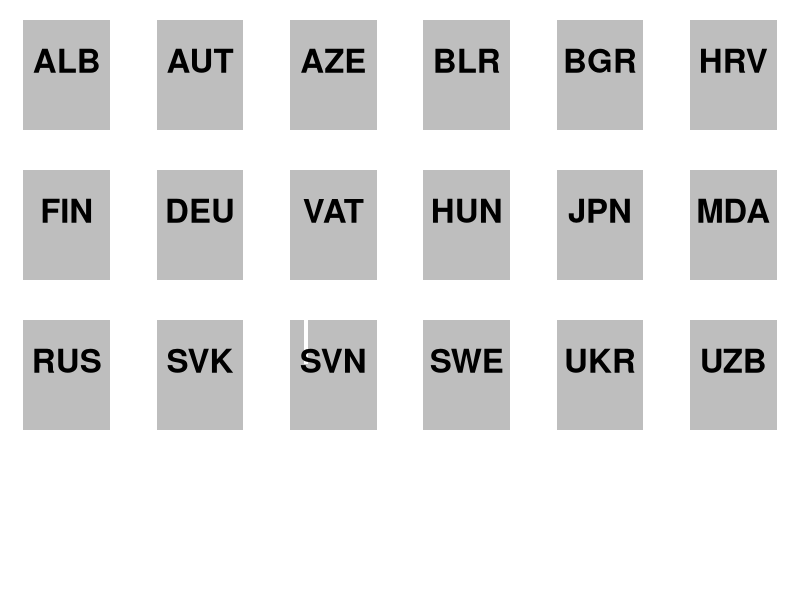

Source code (R): (Note: this script raises an error after producing the figure.)
## ---- chunk 1
knitr::opts_chunk$set(echo = TRUE)
## ---- chunk 2
library(tidyverse)
# ── Attaching core tidyverse packages ────────────── tidyverse 2.0.0 ──
# ✔ dplyr     1.1.0     ✔ readr     2.1.4
# ✔ forcats   1.0.0     ✔ stringr   1.5.0
# ✔ ggplot2   3.4.1     ✔ tibble    3.1.8
# ✔ lubridate 1.9.2     ✔ tidyr     1.3.0
# ✔ purrr     1.0.1     ── Conflicts ────────── tidyverse_conflicts() ──
# ✖ dplyr::filter() masks stats::filter()
# ✖ dplyr::lag()    masks stats::lag()
# ℹ Use the conflicted package to force all conflicts to become errors
## ---- chunk 3
library(readxl)
# options(stringsAsFactors = F)
## ---- chunk 4
# readxl::read_excel() to import the xls file
df <- read_excel("data/WORLD-MACHE_Gender_6.8.15.xls", "Sheet1", col_names=T)

# select iso3, and matleave columns by index
matleave <- df[ , c(3, 6:24)]

# select all NA cells and assign 0 to them
matleave[is.na(matleave)] <- 0

# filter rows by condition
m5 <- matleave[matleave$'matleave_13' == 5, ]

# filter rows by condition
m55<- m5[m5$'matleave_95' == 5,]

# plot
par(mfrow=c(4,6), mai= c(0.2, 0.2, 0.2, 0.2))
for (i in c(1:nrow(m55))){
    barplot(unlist(m55[i,-1]),
            border=NA, space=0,xaxt="n", yaxt="n", ylim = c(0,5))
    title(m55[i,1], line = -4, cex.main=3)
}
## ---- chunk 5
raw <- read_excel("data/WORLD-MACHE_Gender_6.8.15.xls", "Sheet1", col_names=T)
## ---- chunk 6

# Select the iso3 variable and 6th to 24th variables
matleave <- 
    
# filter matleave_13==5
m5 <- 

# filter matleave_95==5
m55 <- 
    
## ---- chunk 7
# Rewrite by pipeline and assign to m55
read_excel("data/WORLD-MACHE_Gender_6.8.15.xls", "Sheet1", col_names=T)
## ---- chunk 8
library(tidyr)

# Create a sample data frame
df <- data.frame(
  iso3 = c("USA", "CAN", "MEX"),
  `1995` = c(10, 20, 30),
  `1996` = c(15, 25, 35),
  `1997` = c(20, 30, 40)
)

# Convert the data frame from wide to long format
df_long <- pivot_longer(
  data = df, 
  cols = starts_with("19"), 
  names_to = "year", 
  values_to = "value"
)

# View the converted data frame
df_long
## ---- chunk 9
read_excel("data/WORLD-MACHE_Gender_6.8.15.xls", "Sheet1", col_names=T) %>%
	select(iso3, contains("matleave"), -contains("wrr")) %>%
	filter(matleave_13==5, matleave_95!=5) %>%
	pivot_longer(names_to = "year", cols = 2:20, values_to = "degree")
## ---- chunk 10
library(readxl)

read_excel("data/WORLD-MACHE_Gender_6.8.15.xls", "Sheet1", col_names=T) %>%
	select(iso3, contains("matleave"), -contains("wrr")) %>%
	filter(matleave_13==5, matleave_95!=5) %>%
	pivot_longer(names_to = "year", cols = 2:20, values_to = "degree") %>%
	replace_na(list(degree=0)) %>%
	mutate(year2=as.POSIXct(strptime(year, "matleave_%y"))) %>%
	mutate(year3 = strftime(year2, "%Y")) %>%
	ggplot() +
	aes(year3, degree) +
    geom_col(color="royalblue", fill="royalblue") + 
	facet_wrap(~ iso3) + 
    theme_void()
## ---- chunk 11
read_excel("data/WORLD-MACHE_Gender_6.8.15.xls", "Sheet1", col_names=T) %>%
    View
## ---- chunk 12
read_excel("data/WORLD-MACHE_Gender_6.8.15.xls", "Sheet1", col_names=T) %>%
	select(iso3)
## ---- chunk 13
read_excel("data/WORLD-MACHE_Gender_6.8.15.xls", "Sheet1", col_names=T) %>% 
	select(3, 6:24)
## ---- chunk 14
read_excel("data/WORLD-MACHE_Gender_6.8.15.xls", "Sheet1", col_names=T) %>%
	select(iso3, contains("matleave"), -contains("wrr")) %>% View
## ---- chunk 15
read_excel("data/WORLD-MACHE_Gender_6.8.15.xls", "Sheet1", col_names=T) %>%
	select(iso3, contains("matleave"), -contains("wrr")) %>%
	filter(matleave_13==5, matleave_95!=5)
## ---- chunk 16
read_excel("data/WORLD-MACHE_Gender_6.8.15.xls", "Sheet1", col_names=T) %>%
	select(iso3, contains("matleave"), -contains("wrr")) %>%
	filter(matleave_13==5, matleave_95!=5) %>%
	gather("year", "degree", 2:20)

## ---- chunk 17
read_excel("data/WORLD-MACHE_Gender_6.8.15.xls", "Sheet1", col_names=T) %>%
	select(iso3, contains("matleave"), -contains("wrr")) %>%
	filter(matleave_13==5, matleave_95!=5) %>%
	pivot_longer(names_to = "year", cols = 2:20, values_to = "degree") %>%
	replace_na(list(degree=0))
## ---- chunk 18
read_excel("data/WORLD-MACHE_Gender_6.8.15.xls", "Sheet1", col_names=T) %>%
	select(iso3, contains("matleave"), -contains("wrr")) %>%
	filter(matleave_13==5, matleave_95!=5) %>%
	pivot_longer(names_to = "year", cols = 2:20, values_to = "degree") %>%
	replace_na(list(degree=0)) %>%
	mutate(year2=as.POSIXct(strptime(year, "matleave_%y"))) %>%
	mutate(year3 = strftime(year2, "%Y")) %>% View
## ---- chunk 19
read_excel("data/WORLD-MACHE_Gender_6.8.15.xls", "Sheet1", col_names=T) %>%
	select(iso3, contains("matleave"), -contains("wrr")) %>%
	filter(matleave_13==5, matleave_95!=5) %>%
	pivot_longer(names_to = "year", cols = 2:20, values_to = "degree") %>%
	replace_na(list(degree=0)) %>%
	mutate(year2=as.POSIXct(strptime(year, "matleave_%y"))) %>%
	mutate(year3 = strftime(year2, "%Y")) %>%
	ggplot() +
	aes(year3, degree) +
    geom_col(color="royalblue", fill="royalblue") + 
	facet_wrap(~ iso3) + 
    theme_void()
